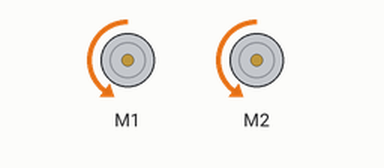
This sketch was run on a simulated Arduino Uno, built with avr-gcc and run on an emulated ATmega328P. Shown: 2 × DC motor (green arrow = forward, orange = backward, longer = faster).

Above: at 1.0 s.
At 3.0 s:
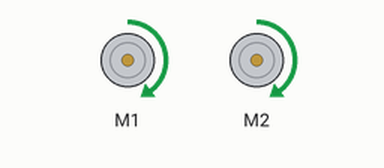
At 5.0 s:
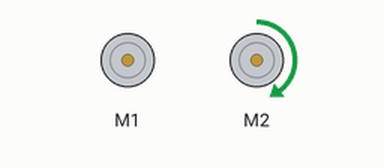
At 8.0 s:
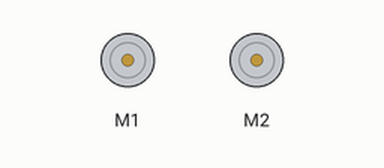
Timing chart, 0 to 13.0 s (numbered marks = the images above):
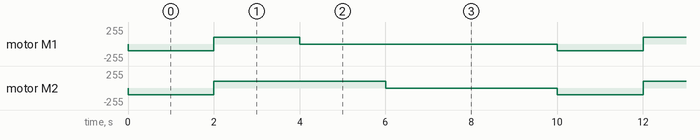

The sketch:

arduino_motors.ino
```cpp
/***********************************************************************
 * Exp3_Turning -- RedBot Experiment 3
 *
 * Explore turning with the RedBot by controlling the Right and Left motors
 * separately.
 *
 * Hardware setup:
 * This code requires only the most basic setup: the motors must be
 * connected, and the board must be receiving power from the battery pack.
 *
 * 23 Sept 2013 N. Seidle/M. Hord
 * 04 Oct 2014 B. Huang
 ***********************************************************************/
#include <RedBot.h>

RedBotMotors motors; // Instantiate the motor control object.


int left_speed;
int right_speed;

int bounded(int amount) {
  if(amount > 255) amount = 255;
  if(amount < -255) amount = -255;
  return amount;
}

void increase_left(int amount) {
  left_speed = bounded(left_speed+amount);
  motors.leftMotor(left_speed);
}

void increase_right(int amount) {
  right_speed = bounded(right_speed-amount);
  motors.rightMotor(right_speed); // Turn CCW at motorPower of 10
}

void increase_both(int amount) {
  increase_left(amount);
  increase_right(amount);
}


void command(char c) {
  int amount = 100;
  if(c == 'w') {
    increase_both(amount);
  } else if(c == 'a') {
    increase_left(amount);
  } else if(c == 's') {
    increase_both(-amount);
  } else if(c == 'd') {
    increase_right(amount);
  } else if(c == 'x') {
    motors.brake();
  }
}


void setup()
{
}

void loop()
{
  command('w');
delay(2000);
  command('s');
  command('s');
  delay(2000);
  command('a');
delay(2000);
  command('d');
delay(2000);
  command('x');
delay(2000);

}
```

Measured:
- by itself, motor M1: repeats every 10.0 s: forward 99/255 2.0 s, stopped 6.0 s, backward 99/255 2.0 s
- by itself, motor M2: repeats every 10.0 s: forward 99/255 4.0 s, stopped 4.0 s, backward 99/255 2.0 s
